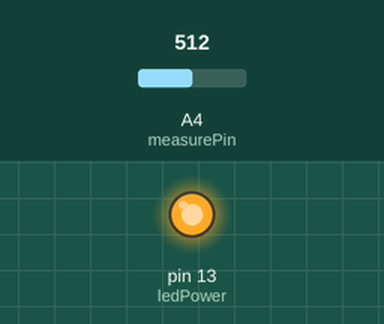
Bench run of a sketch on a simulated Arduino Uno, built with avr-gcc and run on an emulated ATmega328P. On the bench: output pins drawn as LEDs (lit = HIGH). The inputs (shaded band) are chosen by the test bench; at power-on: A4 (measurePin) = 512. What the sketch prints to the serial monitor is not drawn.

Above: at 0.1 s.
Timing chart, 0 to 1.6 s (numbered marks = the images above):
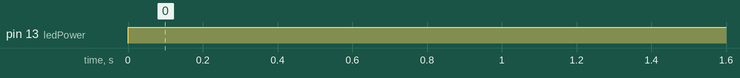

The sketch:

base_intuition_code.ino
```cpp
/*
Refrains : https://create.arduino.cc/projecthub/mircemk/diy-air-quality-monitor-with-sharp-gp2y1010au0f-sensor-7b0262

 Standalone Sketch to use with a Arduino UNO and a
 Sharp Optical Dust Sensor GP2Y1010AU0F
*/

int measurePin = 18; //Connect dust sensor to Adafruit A0 pin
int ledPower = 13;   //Connect led driver pins of dust sensor to Adafruit D13

int samplingTime = 280;
int deltaTime = 40;
int sleepTime = 9680;

float voMeasured = 0;
float calcVoltage = 0;
float dustDensity = 0;

void setup(){
  Serial.begin(9600);
  pinMode(ledPower,OUTPUT);

}

void loop(){
  digitalWrite(ledPower,LOW); // power on the LED
  delayMicroseconds(samplingTime);// Waiting for maximum voltage pulse

  voMeasured = analogRead(measurePin); // read the dust value

  delayMicroseconds(deltaTime);
  digitalWrite(ledPower,HIGH); // turn the LED off
  delayMicroseconds(sleepTime);

  // 0 - 5V mapped to 0 - 1023 integer values
  // recover voltage
  calcVoltage = voMeasured * (5.0 / 1024.0);

  // linear eqaution taken from http://www.howmuchsnow.com/arduino/airquality/
  // Chris Nafis (c) 2012
  dustDensity = 170 * calcVoltage - 0.1;

  // Simple wiring: https://github.com/PaulZC/GP2Y1010AU0F_Dust_Sensor/blob/master/Sharp_GP2Y1010AU0F_Optical_Dust_Sensor_Hook-Up_Guide.pdf

  Serial.println(dustDensity); // unit: ug/m3
  Serial.println(calcVoltage);
  Serial.println("___");

  delay(1000);
}
```

Measured:
- by itself, pin 13 (ledPower): LOW → HIGH at 0.00 s
